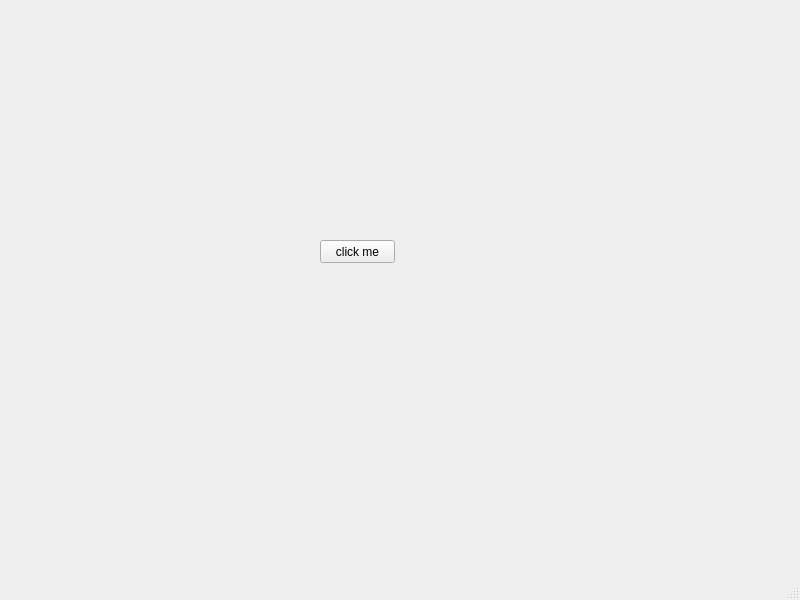
<?xml version="1.0" encoding="UTF-8"?>
<ui version="4.0">
 <class>MainWindow</class>
 <widget class="QMainWindow" name="MainWindow">
  <property name="geometry">
   <rect>
    <x>0</x>
    <y>0</y>
    <width>800</width>
    <height>600</height>
   </rect>
  </property>
  <property name="windowTitle">
   <string>MainWindow</string>
  </property>
  <widget class="QWidget" name="centralwidget">
   <widget class="QPushButton" name="pushButton">
    <property name="geometry">
     <rect>
      <x>320</x>
      <y>240</y>
      <width>75</width>
      <height>23</height>
     </rect>
    </property>
    <property name="text">
     <string>click me</string>
    </property>
   </widget>
  </widget>
  <widget class="QMenuBar" name="menubar">
   <property name="geometry">
    <rect>
     <x>0</x>
     <y>0</y>
     <width>800</width>
     <height>21</height>
    </rect>
   </property>
  </widget>
  <widget class="QStatusBar" name="statusbar"/>
 </widget>
 <resources/>
 <connections/>
</ui>
